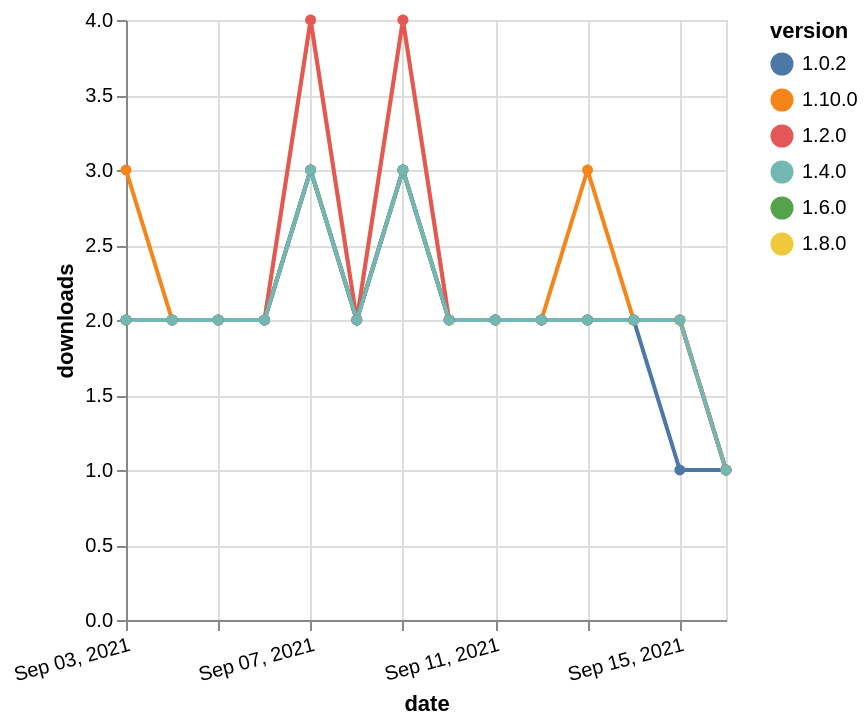

Specify this chart in Vega-Lite:
### Vega-Lite specification from a JSON file in a GitHub repository (floating-point values rounded to 4 significant figures)
{"$schema": "https://vega.github.io/schema/vega-lite/v5.json", "description": "A simple bar chart with embedded data.", "data": {"values": [{"date": "2021-09-03", "total": 992, "delta": 2, "version": "1.6.0"}, {"date": "2021-09-04", "total": 994, "delta": 2, "version": "1.6.0"}, {"date": "2021-09-05", "total": 996, "delta": 2, "version": "1.6.0"}, {"date": "2021-09-06", "total": 998, "delta": 2, "version": "1.6.0"}, {"date": "2021-09-07", "total": 1001, "delta": 3, "version": "1.6.0"}, {"date": "2021-09-08", "total": 1003, "delta": 2, "version": "1.6.0"}, {"date": "2021-09-09", "total": 1006, "delta": 3, "version": "1.6.0"}, {"date": "2021-09-10", "total": 1008, "delta": 2, "version": "1.6.0"}, {"date": "2021-09-11", "total": 1010, "delta": 2, "version": "1.6.0"}, {"date": "2021-09-12", "total": 1012, "delta": 2, "version": "1.6.0"}, {"date": "2021-09-13", "total": 1014, "delta": 2, "version": "1.6.0"}, {"date": "2021-09-14", "total": 1016, "delta": 2, "version": "1.6.0"}, {"date": "2021-09-15", "total": 1018, "delta": 2, "version": "1.6.0"}, {"date": "2021-09-16", "total": 1019, "delta": 1, "version": "1.6.0"}, {"date": "2021-09-03", "total": 687, "delta": 2, "version": "1.8.0"}, {"date": "2021-09-04", "total": 689, "delta": 2, "version": "1.8.0"}, {"date": "2021-09-05", "total": 691, "delta": 2, "version": "1.8.0"}, {"date": "2021-09-06", "total": 693, "delta": 2, "version": "1.8.0"}, {"date": "2021-09-07", "total": 697, "delta": 4, "version": "1.8.0"}, {"date": "2021-09-08", "total": 699, "delta": 2, "version": "1.8.0"}, {"date": "2021-09-09", "total": 703, "delta": 4, "version": "1.8.0"}, {"date": "2021-09-10", "total": 705, "delta": 2, "version": "1.8.0"}, {"date": "2021-09-11", "total": 707, "delta": 2, "version": "1.8.0"}, {"date": "2021-09-12", "total": 709, "delta": 2, "version": "1.8.0"}, {"date": "2021-09-13", "total": 711, "delta": 2, "version": "1.8.0"}, {"date": "2021-09-14", "total": 713, "delta": 2, "version": "1.8.0"}, {"date": "2021-09-15", "total": 715, "delta": 2, "version": "1.8.0"}, {"date": "2021-09-16", "total": 716, "delta": 1, "version": "1.8.0"}, {"date": "2021-09-03", "total": 215, "delta": 3, "version": "1.10.0"}, {"date": "2021-09-04", "total": 217, "delta": 2, "version": "1.10.0"}, {"date": "2021-09-05", "total": 219, "delta": 2, "version": "1.10.0"}, {"date": "2021-09-06", "total": 221, "delta": 2, "version": "1.10.0"}, {"date": "2021-09-07", "total": 224, "delta": 3, "version": "1.10.0"}, {"date": "2021-09-08", "total": 226, "delta": 2, "version": "1.10.0"}, {"date": "2021-09-09", "total": 229, "delta": 3, "version": "1.10.0"}, {"date": "2021-09-10", "total": 231, "delta": 2, "version": "1.10.0"}, {"date": "2021-09-11", "total": 233, "delta": 2, "version": "1.10.0"}, {"date": "2021-09-12", "total": 235, "delta": 2, "version": "1.10.0"}, {"date": "2021-09-13", "total": 238, "delta": 3, "version": "1.10.0"}, {"date": "2021-09-14", "total": 240, "delta": 2, "version": "1.10.0"}, {"date": "2021-09-15", "total": 242, "delta": 2, "version": "1.10.0"}, {"date": "2021-09-16", "total": 243, "delta": 1, "version": "1.10.0"}, {"date": "2021-09-03", "total": 1919, "delta": 2, "version": "1.2.0"}, {"date": "2021-09-04", "total": 1921, "delta": 2, "version": "1.2.0"}, {"date": "2021-09-05", "total": 1923, "delta": 2, "version": "1.2.0"}, {"date": "2021-09-06", "total": 1925, "delta": 2, "version": "1.2.0"}, {"date": "2021-09-07", "total": 1929, "delta": 4, "version": "1.2.0"}, {"date": "2021-09-08", "total": 1931, "delta": 2, "version": "1.2.0"}, {"date": "2021-09-09", "total": 1935, "delta": 4, "version": "1.2.0"}, {"date": "2021-09-10", "total": 1937, "delta": 2, "version": "1.2.0"}, {"date": "2021-09-11", "total": 1939, "delta": 2, "version": "1.2.0"}, {"date": "2021-09-12", "total": 1941, "delta": 2, "version": "1.2.0"}, {"date": "2021-09-13", "total": 1943, "delta": 2, "version": "1.2.0"}, {"date": "2021-09-14", "total": 1945, "delta": 2, "version": "1.2.0"}, {"date": "2021-09-15", "total": 1947, "delta": 2, "version": "1.2.0"}, {"date": "2021-09-16", "total": 1948, "delta": 1, "version": "1.2.0"}, {"date": "2021-09-03", "total": 2026, "delta": 2, "version": "1.0.2"}, {"date": "2021-09-04", "total": 2028, "delta": 2, "version": "1.0.2"}, {"date": "2021-09-05", "total": 2030, "delta": 2, "version": "1.0.2"}, {"date": "2021-09-06", "total": 2032, "delta": 2, "version": "1.0.2"}, {"date": "2021-09-07", "total": 2035, "delta": 3, "version": "1.0.2"}, {"date": "2021-09-08", "total": 2037, "delta": 2, "version": "1.0.2"}, {"date": "2021-09-09", "total": 2040, "delta": 3, "version": "1.0.2"}, {"date": "2021-09-10", "total": 2042, "delta": 2, "version": "1.0.2"}, {"date": "2021-09-11", "total": 2044, "delta": 2, "version": "1.0.2"}, {"date": "2021-09-12", "total": 2046, "delta": 2, "version": "1.0.2"}, {"date": "2021-09-13", "total": 2048, "delta": 2, "version": "1.0.2"}, {"date": "2021-09-14", "total": 2050, "delta": 2, "version": "1.0.2"}, {"date": "2021-09-15", "total": 2051, "delta": 1, "version": "1.0.2"}, {"date": "2021-09-16", "total": 2052, "delta": 1, "version": "1.0.2"}, {"date": "2021-09-03", "total": 1446, "delta": 2, "version": "1.4.0"}, {"date": "2021-09-04", "total": 1448, "delta": 2, "version": "1.4.0"}, {"date": "2021-09-05", "total": 1450, "delta": 2, "version": "1.4.0"}, {"date": "2021-09-06", "total": 1452, "delta": 2, "version": "1.4.0"}, {"date": "2021-09-07", "total": 1455, "delta": 3, "version": "1.4.0"}, {"date": "2021-09-08", "total": 1457, "delta": 2, "version": "1.4.0"}, {"date": "2021-09-09", "total": 1460, "delta": 3, "version": "1.4.0"}, {"date": "2021-09-10", "total": 1462, "delta": 2, "version": "1.4.0"}, {"date": "2021-09-11", "total": 1464, "delta": 2, "version": "1.4.0"}, {"date": "2021-09-12", "total": 1466, "delta": 2, "version": "1.4.0"}, {"date": "2021-09-13", "total": 1468, "delta": 2, "version": "1.4.0"}, {"date": "2021-09-14", "total": 1470, "delta": 2, "version": "1.4.0"}, {"date": "2021-09-15", "total": 1472, "delta": 2, "version": "1.4.0"}, {"date": "2021-09-16", "total": 1473, "delta": 1, "version": "1.4.0"}]}, "width": "container", "mark": {"type": "line", "point": {"filled": true}}, "encoding": {"x": {"field": "date", "type": "temporal", "timeUnit": "yearmonthdate", "title": "date", "axis": {"labelAngle": -15}}, "y": {"field": "delta", "type": "quantitative", "title": "downloads"}, "color": {"field": "version", "type": "nominal"}, "tooltip": {"field": "delta"}}}
